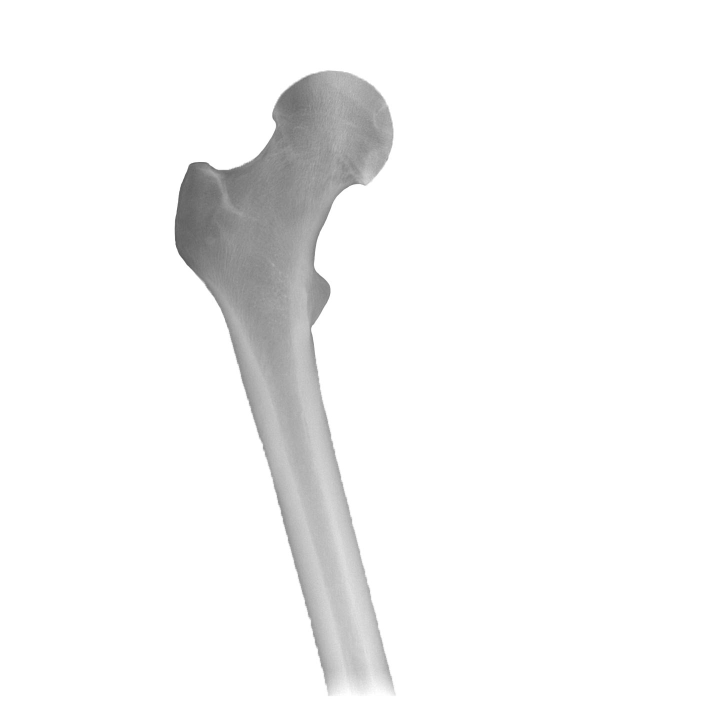
#> input picture code/raw_data/train/fhip/2001.jpg, 1404 x 1404 px (shown at 1/2 size)
$ python calulation.py
#> lines starting #> are read from the running program, lines starting #| are printed output that depends on the picture; after the words box and inside, x2 and y2 are one past the last pixel; in counts of white or black regions, pixels touching at a corner belong together
import cv2
import numpy as np
import matplotlib.pyplot as plt
# Load the input image
img = cv2.imread('./raw_data/train/fhip/2001.jpg', cv2.IMREAD_GRAYSCALE)
#> img is the input picture: shape (1404, 1404); min 83, max 255, mean 244.4
original_img = cv2.imread('./raw_data/train/fhip/2001.jpg', cv2.IMREAD_GRAYSCALE)
ori = cv2.imread('./raw_data/train/fhip/2001.jpg', cv2.IMREAD_GRAYSCALE)

# Apply Gaussian blur to the image to reduce noise
img_blur = cv2.GaussianBlur(img, (5,5), 0)

# Apply Hough Circle Transform to detect circles in the image
circles = cv2.HoughCircles(img_blur, cv2.HOUGH_GRADIENT, 1, 20, param1=50, param2=30, minRadius=90, maxRadius=0)
#> circles = [[663.5, 264.5, 122.9]]

# Adding masking
mask = np.zeros(img.shape[:2], dtype=np.uint8)

# Draw detected circles on the original image
if circles is not None:
    circles = np.round(circles[0, :]).astype("int")
#> circles = [[664, 264, 123]]
    for (x, y, r) in circles:
        cv2.circle(ori, (x, y), r, (0, 255, 0), 2)
        cv2.circle(ori, (x, y), 2, (0, 0, 255), 3)
        cv2.circle(mask, (x, y), r+16, (255, 255, 255),-1)
        cor_circle = (x,y)
#> this loop made 1 pass
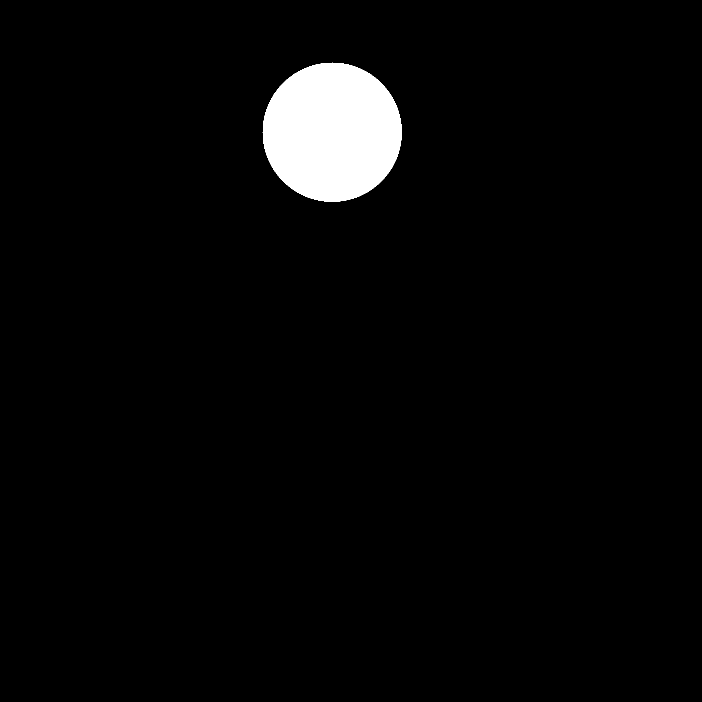
#> mask: shape (1404, 1404) (shown at 1/2 size); 3.1% white; 1 white region, box (x1, y1, x2, y2) and area: (525, 125, 804, 404) 60669
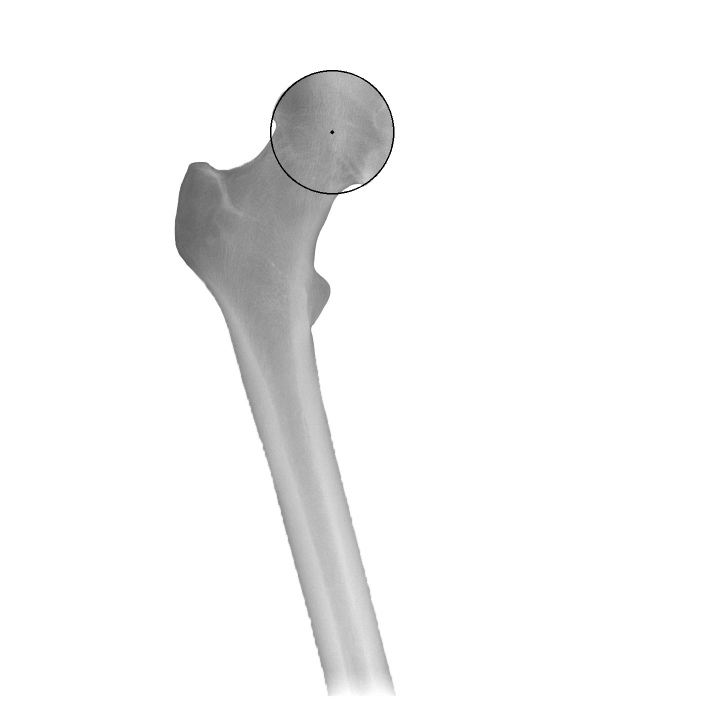
#> ori: shape (1404, 1404) (shown at 1/2 size); 0.12% of pixels changed, all inside (x1, y1, x2, y2) = (540, 140, 789, 389)

result = cv2.bitwise_or(img, mask)

# cv2.imwrite("femur_image.jpg", result)

# Apply Canny edge detection to find edges
edges = cv2.Canny(mask, 50, 150)
#> edges: shape (1404, 1404); 0.05% white in thin lines or dots, all inside (x1, y1, x2, y2) = (525, 125, 804, 404)

# Find the contours of the mask
contours, hierarchy = cv2.findContours(edges, cv2.RETR_EXTERNAL, cv2.CHAIN_APPROX_NONE)
#> contours = 1 contour; box (x1, y1, x2, y2) and area: (525, 125, 804, 404) 60730

# Initialize a list to store the edge points
edge_points = []

# Loop over each contour
for contour in contours:
    for vertex in contour:
        x, y = vertex[0]
        edge_points.append((x, y))
#> this loop made 1 pass
#> after the loop, edge_points = 788 pairs, first value 525 to 803, second value 125 to 403

for (x, y) in edge_points:
    cv2.circle(result, (x,y), radius=0, color=(0, 0, 255), thickness=-1)
#> this loop made 788 passes
#> (x, y) on passes 1 to 3: (649, 125), (648, 126), (647, 126)
#> result: shape (1404, 1404); min 0, max 255, mean 246.9

for (x, y) in edge_points:
    new_center = cv2.circle(original_img, (x,y), radius=0, color=(0, 0, 255), thickness=-1)
#> original_img: shape (1404, 1404); 0.04% of pixels changed, all inside (x1, y1, x2, y2) = (525, 125, 804, 404)

circle_points = []

for i in range(1404):
    for j in range(1404):
        if (new_center[i][j]==0):
            circle_points.append((i, j))

arc_result = []
for (x, y) in circle_points:
    if(ori[x][y]!=255):
        arc_result.append((x,y))
#> after the loop, arc_result = 175 pairs, first value 292 to 403, second value 528 to 671

for (x, y) in arc_result:
    cv2.circle(ori, (y,x), radius=1, color=(0, 0, 255), thickness=-1)
#> this loop made 175 passes
#> y on passes 1 to 3: 528, 528, 528
#> ori: shape (1404, 1404); 0.03% of pixels changed, all inside (x1, y1, x2, y2) = (527, 291, 673, 405)


# Define the starting and ending points of the line
start_point = (arc_result[0][1],arc_result[0][0])
#> start_point = (528, 292)
end_point = (arc_result[-1][1],arc_result[-1][0])
#> end_point = (665, 403)

# Draw a line on the image
color = (0, 0, 255) # Red color
thickness = 2
cv2.line(ori, start_point, end_point, color, thickness)
#> ori: shape (1404, 1404); min 0, max 255, mean 244.1

# Calculate the middle point of the line
middle_point = ((start_point[0]+end_point[0])//2, (start_point[1]+end_point[1])//2)
#> middle_point = (596, 347)

# Define the two endpoints of the line
pt1 = (middle_point[0], middle_point[1])
#> pt1 = (596, 347)
pt2 = (cor_circle[0],cor_circle[1])
#> pt2 = (664, 264)

# Calculate the slope of the line
m = (pt2[1] - pt1[1]) / (pt2[0] - pt1[0])
#> m = -1.22

# Calculate the y-intercept of the line
b = pt1[1] - m * pt1[0]
#> b = 1074.5

# Determine the x-coordinates where the line intersects with the edges of the frame
x1 = 0
y1 = m * x1 + b
#> y1 = 1074.5

x2 = 1040
y2 = m * x2 + b
#> y2 = -194.9

# Draw the new line
cv2.line(ori, (int(x1), int(y1)), (int(x2), int(y2)), (0, 255, 0), 1)
#> ori: shape (1404, 1404); min 0, max 255, mean 244

# Step 1: Detect edges of femoral shaft using Canny
img = cv2.imread('./raw_data/train/fbody/4001.jpg', 0)  # Load image in grayscale
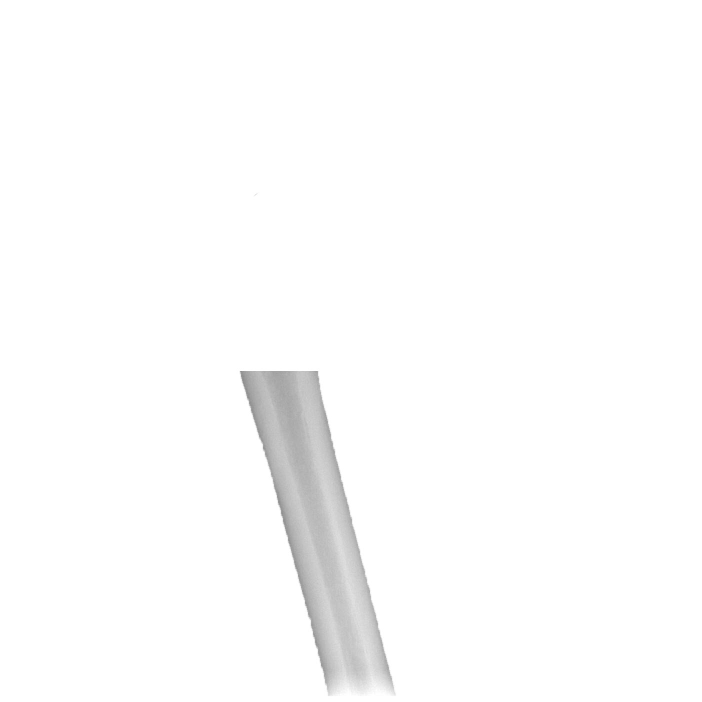
#> input picture code/raw_data/train/fbody/4001.jpg, 1404 x 1404 px (shown at 1/2 size)
#> img is the input picture: shape (1404, 1404); min 133, max 255, mean 252.2
edges = cv2.Canny(img, 100, 250)
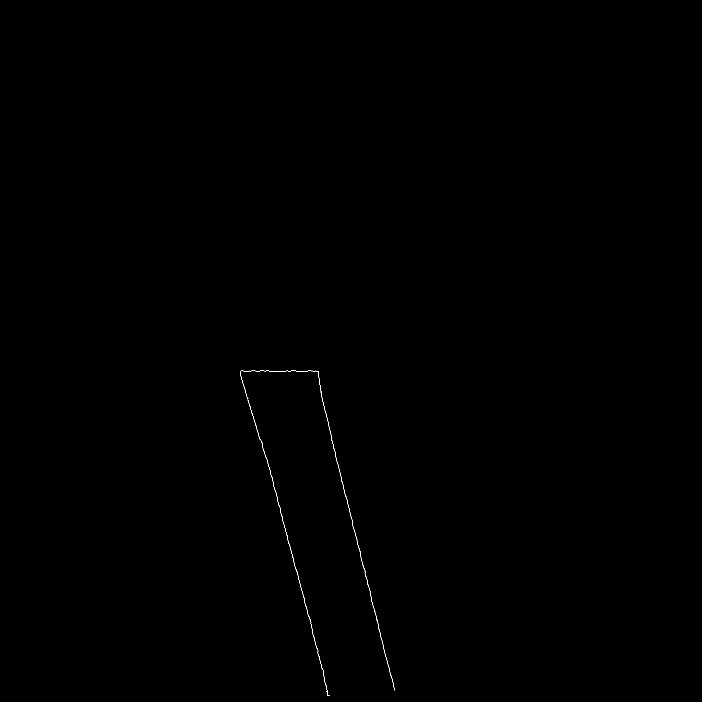
#> edges: shape (1404, 1404) (shown at 1/2 size); 0.08% white in thin lines or dots, all inside (x1, y1, x2, y2) = (480, 741, 789, 1392)

# Define the dimensions of the image
height = 1404
width = 1404

# Create a black image
white_img = np.ones((height, width, 3), np.uint8)*255

# Step 2: Divide femoral shaft contour into small segments
contours, _ = cv2.findContours(edges, cv2.RETR_EXTERNAL, cv2.CHAIN_APPROX_SIMPLE)
#> contours = 4 contours; box (x1, y1, x2, y2) and area: (495, 799, 660, 1392) 112, (480, 741, 702, 1032) 52, (701, 1033, 750, 1222) 35, (748, 1222, 789, 1381) 23
femoral_contour = max(contours, key=cv2.contourArea)  # Select the largest contour
#> femoral_contour = contour of 586 points, box (x1, y1, x2, y2) (495, 799, 660, 1392), area 112

cv2.drawContours(img, contours, -1, (0,255,0), 1)
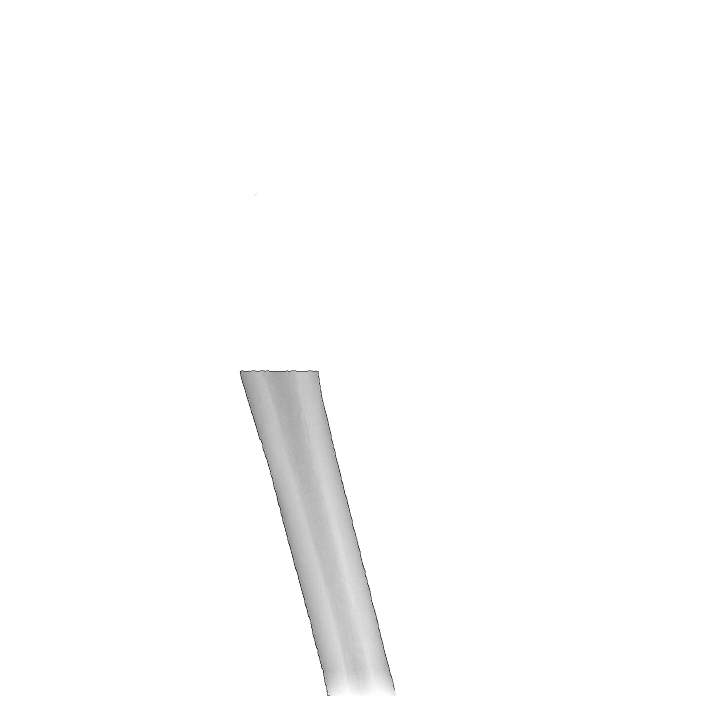
#> img: shape (1404, 1404) (shown at 1/2 size); 0.08% of pixels changed, all inside (x1, y1, x2, y2) = (480, 741, 789, 1392)

cnt = contours[1]
#> cnt = contour of 191 points, box (x1, y1, x2, y2) (701, 1033, 750, 1222), area 35

rows,cols = white_img.shape[:2]
[vx,vy,x,y] = cv2.fitLine(cnt, cv2.DIST_L2,0,0.01,0.01)
#> vx = [0.242]; vy = [0.97]; x = [725]; y = [1126.7]
lefty1 = int((-x*vy/vx) + y)
#> lefty1 = -1776
righty1 = int(((cols-x)*vy/vx)+y)
#> righty1 = 3845

cnt = contours[2]
#> cnt has the same summary as femoral_contour

rows,cols = white_img.shape[:2]
[vx,vy,x,y] = cv2.fitLine(cnt, cv2.DIST_L2,0,0.01,0.01)
#> vx = [0.261]; vy = [0.965]; x = [578.9]; y = [1093.3]
lefty2 = int((-x*vy/vx) + y)
#> lefty2 = -1046
righty2 = int(((cols-x)*vy/vx)+y)
#> righty2 = 4143

mid_lefty = (lefty2+lefty1)/2
#> mid_lefty = -1411
mid_righty = (righty2+righty1)/2
#> mid_righty = 3994

cv2.line(ori,(cols-1,int(mid_righty)),(0,int(mid_lefty)),(0,255,0),1)
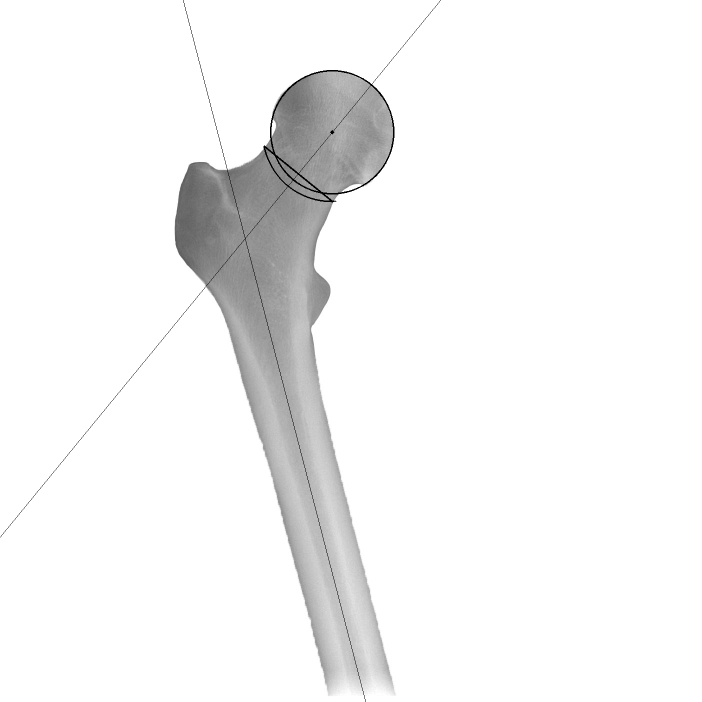
#> ori: shape (1404, 1404) (shown at 1/2 size); min 0, max 255, mean 243.8

new_white_bg = np.ones((height, width, 3), np.uint8)*255

cv2.line(new_white_bg, (int(x1), int(y1)), (int(x2), int(y2)), (0, 255, 0), 1)
cv2.line(new_white_bg,(cols-1,int(mid_righty)),(0,int(mid_lefty)),(0,255,0),1)
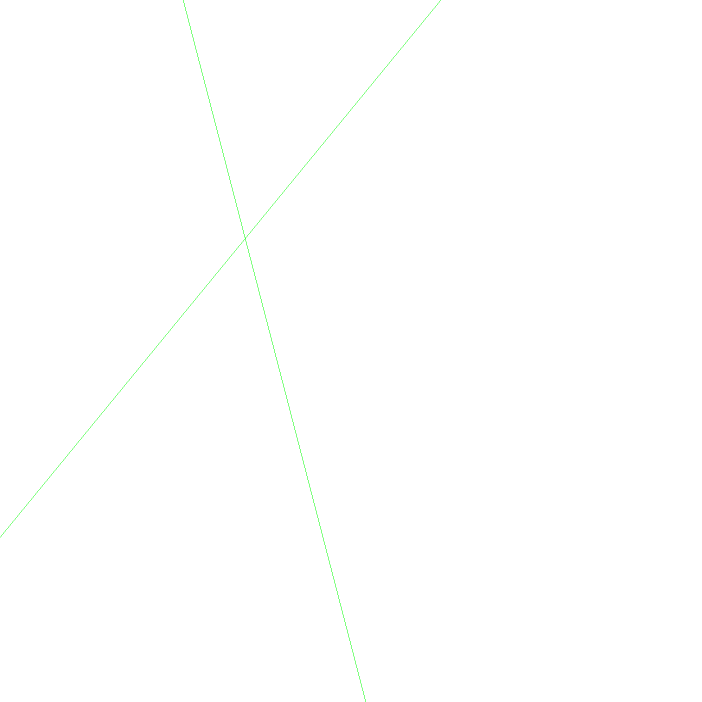
#> new_white_bg: shape (1404, 1404, 3) (shown at 1/2 size); mean of channels 0, 1, 2 254.7, 255, 254.7; drawn as B, G, R
cv2.circle(new_white_bg, (488, 477), 5, (255, 0, 255),-1)
#> new_white_bg: shape (1404, 1404, 3); under 0.01% of pixels changed, all inside (x1, y1, x2, y2) = (483, 472, 494, 483)

cv2.circle(new_white_bg, (596, 347), 5, (255, 0, 255),-1)
#> new_white_bg: shape (1404, 1404, 3); mean of channels 0, 1, 2 254.7, 255, 254.7

cv2.circle(new_white_bg, (596,887), 5, (255, 0, 255),-1)
#> new_white_bg: shape (1404, 1404, 3); mean of channels 0, 1, 2 254.7, 255, 254.7
# Display the result

plt.axis('off')
imgplot = plt.imshow(new_white_bg)
# cv2.imshow('edges', new_white_bg)
# cv2.waitKey(0)
# cv2.destroyAllWindows()
